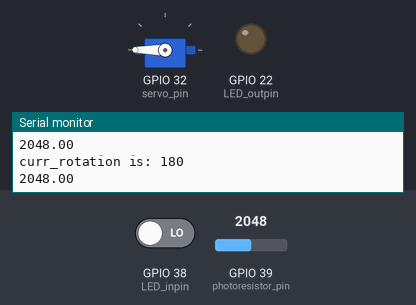
This program was run on a simulated ESP32. On the bench: servo, output pins drawn as LEDs (lit = HIGH), the last lines printed to the serial monitor. The test bench sets the inputs (shaded band); at power-on: GPIO 39 (photoresistor_pin) = 2048, GPIO 38 (LED_inpin) LOW.

Above: at 11.2 s.
11.3 s: GPIO 39 (photoresistor_pin) set to 1228
At 12.5 s:
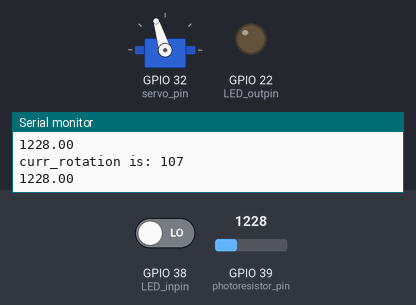
13.0 s: GPIO 39 (photoresistor_pin) set to 491
At 13.7 s:
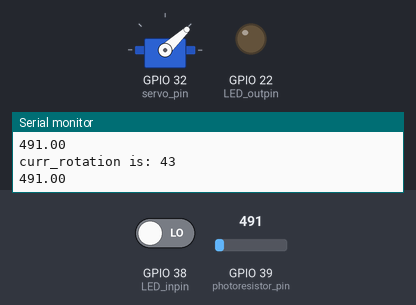
14.5 s: GPIO 39 (photoresistor_pin) set to 0
At 14.9 s:
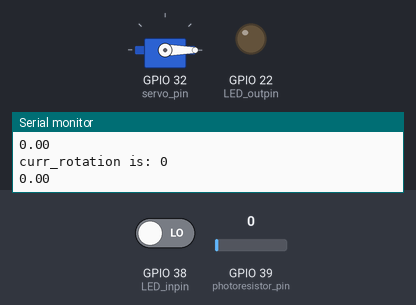
16.0 s: GPIO 39 (photoresistor_pin) set to 2047
At 17.2 s:
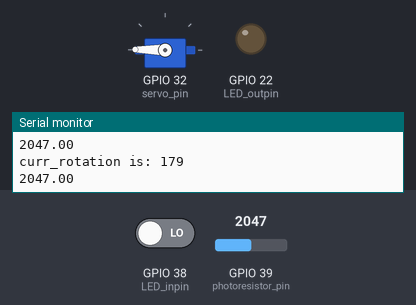
17.5 s: GPIO 39 (photoresistor_pin) set to 2866
At 18.5 s:
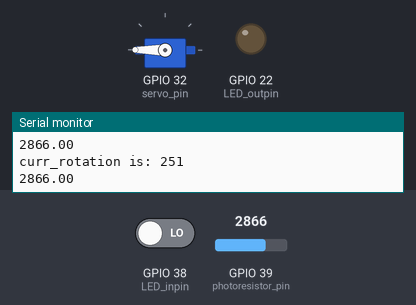
Timing chart, 0 to 20.0 s (numbered marks = the images above; inputs shaded):
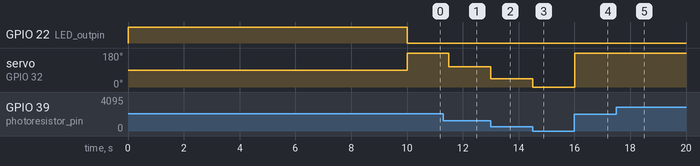

Measured:
- after the input at 11.3 s, servo on GPIO 32 (servo_pin): 180° → 107° after 0.20 s
- after the input at 13.0 s, servo on GPIO 32 (servo_pin): 107° → 43° at once
- after the input at 14.5 s, servo on GPIO 32 (servo_pin): 43° → 0° at once
- after the input at 16.0 s, servo on GPIO 32 (servo_pin): 0° → 179° at once
- after the input at 17.5 s, servo on GPIO 32 (servo_pin): 179° → 180° at once

The program:

main.cpp
```cpp
#include <Servo.h>
#include <Wire.h>

// for Servo
int servo_pin = GPIO_NUM_32;
Servo myservo; // create servo object to control a servo

// for Photoresistor
const int photoresistor_pin = GPIO_NUM_39;
int max_light;
int min_light;
float light_val;
int rotation; // holds rotation for servo

// for LED
int LED_outpin = GPIO_NUM_22;
int LED_inpin = GPIO_NUM_38;

/* changes state of LED based on current state */
void BlinkLight(){
  if(digitalRead(LED_inpin) == HIGH){
    digitalWrite(LED_outpin, LOW);
  } else{
    digitalWrite(LED_outpin, HIGH);
  }
}

/* makes LED blink 5 times when called */
void CalibrationSequence(){
  for(int i = 0; i < 10; i++){
    BlinkLight();

    delay(500);
  }
}

void setup(){
  Serial.begin(9600);

  pinMode(LED_outpin, OUTPUT);
  pinMode(LED_inpin, INPUT);

  // For Photoresistor
  // blinks 5 times then checks for max light (max light will be intentional/forced)
  CalibrationSequence();
  max_light = analogRead(photoresistor_pin);
  Serial.print("Max light is: ");
  Serial.print(max_light);

  // blinks 5 times then checks for min light (min light will be intentional/forced)
  CalibrationSequence();
  min_light = analogRead(photoresistor_pin);
  Serial.print("\nMin Light is ");
  Serial.print(min_light);
  Serial.print("\n");

  // For Servo
  myservo.attach(servo_pin); // attaches the servo on port 32 to the servo object

  // turns off LED for main function in loop()
  digitalWrite(LED_outpin, LOW);
}

void loop()
{
  //For Photoresistor
  light_val = analogRead(photoresistor_pin);

  // find the percentage of current light to max light, multiply by 180 to find next angle
  rotation = light_val / max_light * 180;

  Serial.print("curr_rotation is: ");
  Serial.print(rotation);
  Serial.print("\n");

  // output rotation to servo
  myservo.write(rotation);

  Serial.println(light_val);


  delay(300);
}
```
